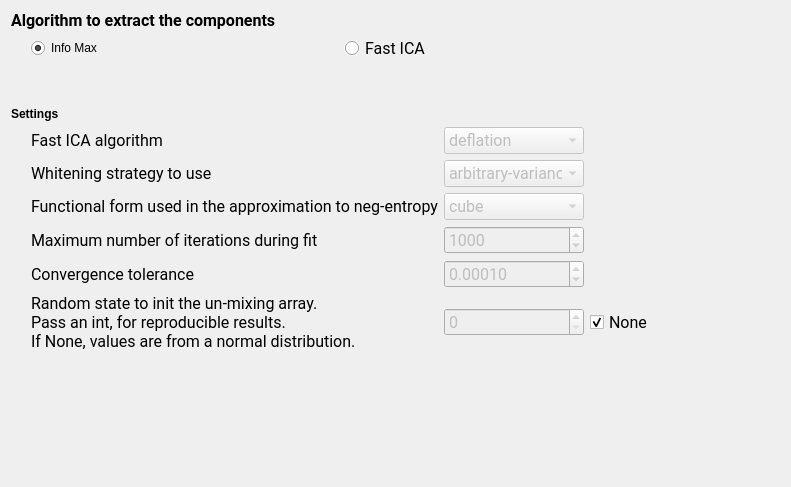
<?xml version="1.0" encoding="UTF-8"?>
<ui version="4.0">
 <class>IcaComponentsSettingsView</class>
 <widget class="QWidget" name="IcaComponentsSettingsView">
  <property name="enabled">
   <bool>true</bool>
  </property>
  <property name="geometry">
   <rect>
    <x>0</x>
    <y>0</y>
    <width>791</width>
    <height>487</height>
   </rect>
  </property>
  <property name="windowTitle">
   <string>Form</string>
  </property>
  <property name="styleSheet">
   <string notr="true">font: 12pt &quot;Roboto&quot;;</string>
  </property>
  <layout class="QHBoxLayout" name="horizontalLayout_3">
   <item>
    <layout class="QVBoxLayout" name="verticalLayout">
     <item>
      <widget class="QLabel" name="label_9">
       <property name="font">
        <font>
         <family>Roboto</family>
         <pointsize>12</pointsize>
         <weight>50</weight>
         <italic>false</italic>
         <bold>false</bold>
        </font>
       </property>
       <property name="text">
        <string>&lt;html&gt;&lt;head/&gt;&lt;body&gt;&lt;p&gt;&lt;span style=&quot; font-weight:600;&quot;&gt;Algorithm to extract the components&lt;/span&gt;&lt;/p&gt;&lt;/body&gt;&lt;/html&gt;</string>
       </property>
      </widget>
     </item>
     <item>
      <layout class="QHBoxLayout" name="horizontalLayout_2">
       <item>
        <spacer name="horizontalSpacer_2">
         <property name="orientation">
          <enum>Qt::Horizontal</enum>
         </property>
         <property name="sizeType">
          <enum>QSizePolicy::Fixed</enum>
         </property>
         <property name="sizeHint" stdset="0">
          <size>
           <width>20</width>
           <height>20</height>
          </size>
         </property>
        </spacer>
       </item>
       <item>
        <widget class="QRadioButton" name="radioButton_infomax">
         <property name="text">
          <string>Info Max</string>
         </property>
         <property name="checked">
          <bool>true</bool>
         </property>
         <attribute name="buttonGroup">
          <string notr="true">algo_ICA_radio_group</string>
         </attribute>
        </widget>
       </item>
       <item>
        <widget class="QRadioButton" name="radioButton_fastICA">
         <property name="font">
          <font>
           <family>Roboto</family>
           <pointsize>12</pointsize>
           <weight>50</weight>
           <italic>false</italic>
           <bold>false</bold>
          </font>
         </property>
         <property name="text">
          <string>Fast ICA</string>
         </property>
         <attribute name="buttonGroup">
          <string notr="true">algo_ICA_radio_group</string>
         </attribute>
        </widget>
       </item>
      </layout>
     </item>
     <item>
      <spacer name="verticalSpacer_2">
       <property name="orientation">
        <enum>Qt::Vertical</enum>
       </property>
       <property name="sizeType">
        <enum>QSizePolicy::Fixed</enum>
       </property>
       <property name="sizeHint" stdset="0">
        <size>
         <width>20</width>
         <height>40</height>
        </size>
       </property>
      </spacer>
     </item>
     <item>
      <widget class="QLabel" name="label_5">
       <property name="text">
        <string>&lt;html&gt;&lt;head/&gt;&lt;body&gt;&lt;p&gt;&lt;span style=&quot; font-weight:600;&quot;&gt;Settings&lt;/span&gt;&lt;/p&gt;&lt;/body&gt;&lt;/html&gt;</string>
       </property>
      </widget>
     </item>
     <item>
      <layout class="QHBoxLayout" name="horizontalLayout">
       <item>
        <spacer name="horizontalSpacer">
         <property name="orientation">
          <enum>Qt::Horizontal</enum>
         </property>
         <property name="sizeType">
          <enum>QSizePolicy::Fixed</enum>
         </property>
         <property name="sizeHint" stdset="0">
          <size>
           <width>20</width>
           <height>20</height>
          </size>
         </property>
        </spacer>
       </item>
       <item>
        <layout class="QGridLayout" name="gridLayout">
         <item row="2" column="0">
          <widget class="QLabel" name="label_4">
           <property name="font">
            <font>
             <family>Roboto</family>
             <pointsize>12</pointsize>
             <weight>50</weight>
             <italic>false</italic>
             <bold>false</bold>
            </font>
           </property>
           <property name="text">
            <string>Functional form used in the approximation to neg-entropy</string>
           </property>
          </widget>
         </item>
         <item row="0" column="1">
          <widget class="QComboBox" name="algorithm_comboBox">
           <property name="enabled">
            <bool>false</bool>
           </property>
           <property name="font">
            <font>
             <family>Roboto</family>
             <pointsize>12</pointsize>
             <weight>50</weight>
             <italic>false</italic>
             <bold>false</bold>
            </font>
           </property>
           <property name="toolTip">
            <string>Apply parallel or deflational algorithm for FastICA. Valid value are : 'parallel',  'deflation'</string>
           </property>
           <item>
            <property name="text">
             <string>deflation</string>
            </property>
           </item>
           <item>
            <property name="text">
             <string>parallel</string>
            </property>
           </item>
          </widget>
         </item>
         <item row="1" column="0">
          <widget class="QLabel" name="label_3">
           <property name="font">
            <font>
             <family>Roboto</family>
             <pointsize>12</pointsize>
             <weight>50</weight>
             <italic>false</italic>
             <bold>false</bold>
            </font>
           </property>
           <property name="text">
            <string>Whitening strategy to use</string>
           </property>
          </widget>
         </item>
         <item row="3" column="1">
          <widget class="QSpinBox" name="max_iter_spinBox">
           <property name="enabled">
            <bool>false</bool>
           </property>
           <property name="font">
            <font>
             <family>Roboto</family>
             <pointsize>12</pointsize>
             <weight>50</weight>
             <italic>false</italic>
             <bold>false</bold>
            </font>
           </property>
           <property name="toolTip">
            <string>Maximum number of iterations during fit.</string>
           </property>
           <property name="maximum">
            <number>10000</number>
           </property>
           <property name="singleStep">
            <number>100</number>
           </property>
           <property name="value">
            <number>1000</number>
           </property>
          </widget>
         </item>
         <item row="5" column="1">
          <widget class="QSpinBox" name="random_state_spinBox">
           <property name="enabled">
            <bool>false</bool>
           </property>
           <property name="font">
            <font>
             <family>Roboto</family>
             <pointsize>12</pointsize>
             <weight>50</weight>
             <italic>false</italic>
             <bold>false</bold>
            </font>
           </property>
           <property name="toolTip">
            <string>Used to initialize ``w_init`` when not specified, with anormal distribution. Pass an int, for reproducible results across multiple function calls.</string>
           </property>
          </widget>
         </item>
         <item row="5" column="2">
          <widget class="QCheckBox" name="random_state_checkBox">
           <property name="font">
            <font>
             <family>Roboto</family>
             <pointsize>12</pointsize>
             <weight>50</weight>
             <italic>false</italic>
             <bold>false</bold>
            </font>
           </property>
           <property name="text">
            <string>None</string>
           </property>
           <property name="checked">
            <bool>true</bool>
           </property>
          </widget>
         </item>
         <item row="1" column="1">
          <widget class="QComboBox" name="whiten_comboBox">
           <property name="enabled">
            <bool>false</bool>
           </property>
           <property name="minimumSize">
            <size>
             <width>140</width>
             <height>0</height>
            </size>
           </property>
           <property name="font">
            <font>
             <family>Roboto</family>
             <pointsize>12</pointsize>
             <weight>50</weight>
             <italic>false</italic>
             <bold>false</bold>
            </font>
           </property>
           <property name="toolTip">
            <string>If whiten is false, the data is already considered to be whitened, and no whitening is performed.</string>
           </property>
           <item>
            <property name="text">
             <string>arbitrary-variance</string>
            </property>
           </item>
           <item>
            <property name="text">
             <string>unit-variance</string>
            </property>
           </item>
           <item>
            <property name="text">
             <string>False</string>
            </property>
           </item>
          </widget>
         </item>
         <item row="5" column="0">
          <widget class="QLabel" name="label_10">
           <property name="font">
            <font>
             <family>Roboto</family>
             <pointsize>12</pointsize>
             <weight>50</weight>
             <italic>false</italic>
             <bold>false</bold>
            </font>
           </property>
           <property name="text">
            <string>Random state to init the un-mixing array.
Pass an int, for reproducible results.
If None, values are from a normal distribution.</string>
           </property>
          </widget>
         </item>
         <item row="0" column="0">
          <widget class="QLabel" name="label_2">
           <property name="font">
            <font>
             <family>Roboto</family>
             <pointsize>12</pointsize>
             <weight>50</weight>
             <italic>false</italic>
             <bold>false</bold>
            </font>
           </property>
           <property name="text">
            <string>Fast ICA algorithm</string>
           </property>
          </widget>
         </item>
         <item row="2" column="1">
          <widget class="QComboBox" name="fun_comboBox">
           <property name="enabled">
            <bool>false</bool>
           </property>
           <property name="font">
            <font>
             <family>Roboto</family>
             <pointsize>12</pointsize>
             <weight>50</weight>
             <italic>false</italic>
             <bold>false</bold>
            </font>
           </property>
           <property name="toolTip">
            <string>The functional form of the G function used in the approximation to neg-entropy. Could be either 'logcosh', 'exp', or 'cube'.
            </string>
           </property>
           <item>
            <property name="text">
             <string>cube</string>
            </property>
           </item>
           <item>
            <property name="text">
             <string>logcosh</string>
            </property>
           </item>
           <item>
            <property name="text">
             <string>exp</string>
            </property>
           </item>
          </widget>
         </item>
         <item row="4" column="1">
          <widget class="QDoubleSpinBox" name="tol_doubleSpinBox">
           <property name="enabled">
            <bool>false</bool>
           </property>
           <property name="font">
            <font>
             <family>Roboto</family>
             <pointsize>12</pointsize>
             <weight>50</weight>
             <italic>false</italic>
             <bold>false</bold>
            </font>
           </property>
           <property name="toolTip">
            <string>Tolerance on update at each iteration.</string>
           </property>
           <property name="decimals">
            <number>5</number>
           </property>
           <property name="minimum">
            <double>0.000000000000000</double>
           </property>
           <property name="maximum">
            <double>1.000000000000000</double>
           </property>
           <property name="singleStep">
            <double>0.000100000000000</double>
           </property>
           <property name="value">
            <double>0.000100000000000</double>
           </property>
          </widget>
         </item>
         <item row="4" column="0">
          <widget class="QLabel" name="label_7">
           <property name="font">
            <font>
             <family>Roboto</family>
             <pointsize>12</pointsize>
             <weight>50</weight>
             <italic>false</italic>
             <bold>false</bold>
            </font>
           </property>
           <property name="text">
            <string>Convergence tolerance </string>
           </property>
          </widget>
         </item>
         <item row="3" column="0">
          <widget class="QLabel" name="label_6">
           <property name="font">
            <font>
             <family>Roboto</family>
             <pointsize>12</pointsize>
             <weight>50</weight>
             <italic>false</italic>
             <bold>false</bold>
            </font>
           </property>
           <property name="text">
            <string>Maximum number of iterations during fit</string>
           </property>
          </widget>
         </item>
        </layout>
       </item>
      </layout>
     </item>
     <item>
      <spacer name="verticalSpacer">
       <property name="orientation">
        <enum>Qt::Vertical</enum>
       </property>
       <property name="sizeHint" stdset="0">
        <size>
         <width>20</width>
         <height>156</height>
        </size>
       </property>
      </spacer>
     </item>
    </layout>
   </item>
   <item>
    <spacer name="horizontalSpacer_3">
     <property name="orientation">
      <enum>Qt::Horizontal</enum>
     </property>
     <property name="sizeHint" stdset="0">
      <size>
       <width>194</width>
       <height>20</height>
      </size>
     </property>
    </spacer>
   </item>
  </layout>
 </widget>
 <resources>
  <include location="../../../../snooz-toolbox/src/main/python/ui/themes/themes.qrc"/>
 </resources>
 <connections>
  <connection>
   <sender>random_state_checkBox</sender>
   <signal>clicked(bool)</signal>
   <receiver>IcaComponentsSettingsView</receiver>
   <slot>random_state_changed()</slot>
   <hints>
    <hint type="sourcelabel">
     <x>242</x>
     <y>238</y>
    </hint>
    <hint type="destinationlabel">
     <x>326</x>
     <y>242</y>
    </hint>
   </hints>
  </connection>
  <connection>
   <sender>algo_ICA_radio_group</sender>
   <signal>buttonClicked(QAbstractButton*)</signal>
   <receiver>IcaComponentsSettingsView</receiver>
   <slot>ICA_algorithms_slot()</slot>
   <hints>
    <hint type="sourcelabel">
     <x>-1</x>
     <y>-1</y>
    </hint>
    <hint type="destinationlabel">
     <x>395</x>
     <y>243</y>
    </hint>
   </hints>
  </connection>
 </connections>
 <slots>
  <slot>n_components_changed()</slot>
  <slot>random_state_changed()</slot>
  <slot>ICA_algorithms_slot()</slot>
 </slots>
 <buttongroups>
  <buttongroup name="algo_ICA_radio_group"/>
 </buttongroups>
</ui>
